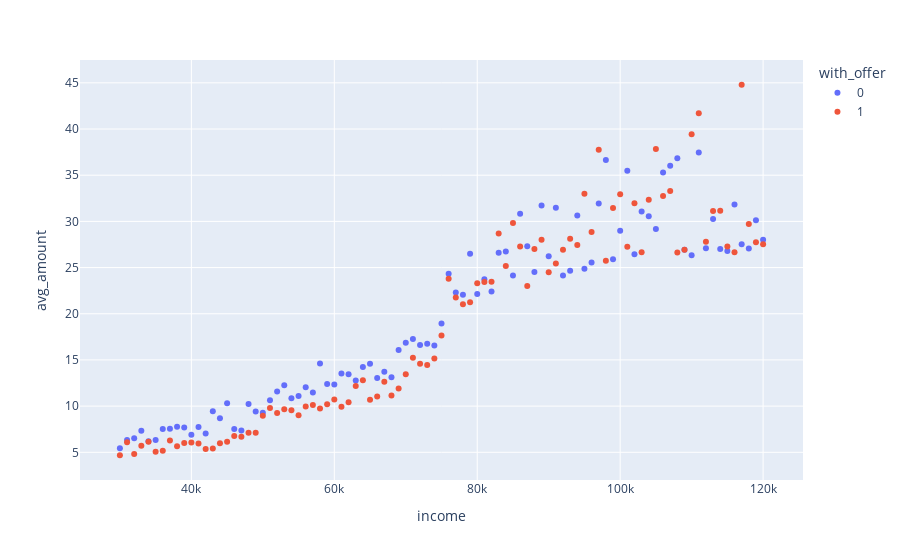

Notebook source saved alongside this figure:
### Code cell
px.scatter(income_data, x='income', y='avg_amount', 
           color='with_offer')
